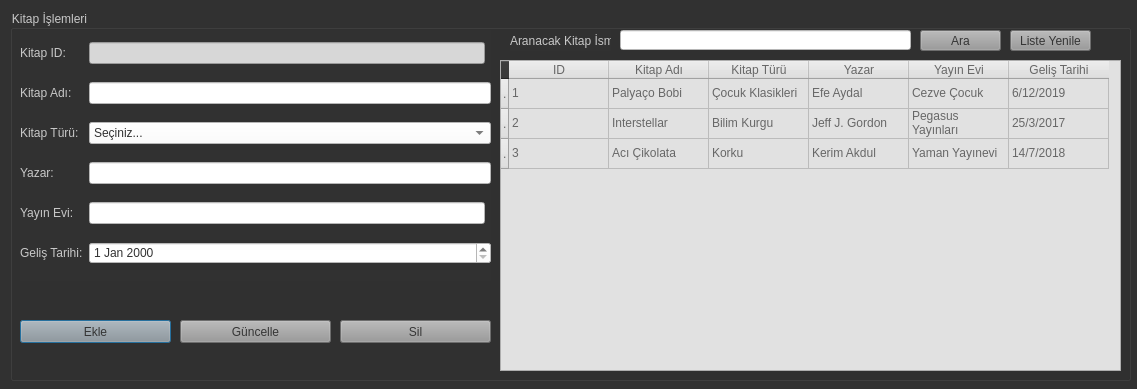
<?xml version="1.0" encoding="UTF-8"?>
<ui version="4.0">
 <class>bookDialog</class>
 <widget class="QDialog" name="bookDialog">
  <property name="geometry">
   <rect>
    <x>0</x>
    <y>0</y>
    <width>1137</width>
    <height>389</height>
   </rect>
  </property>
  <property name="windowTitle">
   <string>Dialog</string>
  </property>
  <property name="styleSheet">
   <string notr="true">background-color: rgb(49, 49, 49);</string>
  </property>
  <widget class="QGroupBox" name="groupBox">
   <property name="geometry">
    <rect>
     <x>10</x>
     <y>10</y>
     <width>1121</width>
     <height>371</height>
    </rect>
   </property>
   <property name="styleSheet">
    <string notr="true">
color: rgb(200, 200, 200);</string>
   </property>
   <property name="title">
    <string>Kitap İşlemleri</string>
   </property>
   <widget class="QWidget" name="gridLayoutWidget">
    <property name="geometry">
     <rect>
      <x>10</x>
      <y>20</y>
      <width>471</width>
      <height>251</height>
     </rect>
    </property>
    <layout class="QGridLayout" name="gridLayout">
     <item row="1" column="1" colspan="2">
      <widget class="QLineEdit" name="bookNameEdit">
       <property name="styleSheet">
        <string notr="true">background-color: rgb(255, 255, 255);
color: rgb(42, 42, 42);</string>
       </property>
       <property name="text">
        <string/>
       </property>
      </widget>
     </item>
     <item row="2" column="1" colspan="2">
      <widget class="QComboBox" name="bookTypeBox">
       <property name="styleSheet">
        <string notr="true">background-color: rgb(255, 255, 255);
color: rgb(50, 50, 50);</string>
       </property>
       <item>
        <property name="text">
         <string>Seçiniz...</string>
        </property>
       </item>
       <item>
        <property name="text">
         <string>Korku</string>
        </property>
       </item>
       <item>
        <property name="text">
         <string>Aksiyon</string>
        </property>
       </item>
       <item>
        <property name="text">
         <string>Bilim Kurgu</string>
        </property>
       </item>
       <item>
        <property name="text">
         <string>Eğitim</string>
        </property>
       </item>
       <item>
        <property name="text">
         <string>Çocuk Klasikleri</string>
        </property>
       </item>
       <item>
        <property name="text">
         <string>Fantastik</string>
        </property>
       </item>
       <item>
        <property name="text">
         <string>Kişisel Gelişim</string>
        </property>
       </item>
       <item>
        <property name="text">
         <string>Din Kültürü</string>
        </property>
       </item>
      </widget>
     </item>
     <item row="2" column="0">
      <widget class="QLabel" name="label_3">
       <property name="text">
        <string>Kitap Türü:</string>
       </property>
      </widget>
     </item>
     <item row="6" column="0">
      <widget class="QLabel" name="label_4">
       <property name="text">
        <string>Geliş Tarihi:</string>
       </property>
      </widget>
     </item>
     <item row="4" column="1" colspan="2">
      <widget class="QLineEdit" name="bookAuthorNameEdit">
       <property name="styleSheet">
        <string notr="true">background-color: rgb(255, 255, 255);
color: rgb(42, 42, 42);</string>
       </property>
       <property name="text">
        <string/>
       </property>
      </widget>
     </item>
     <item row="4" column="0">
      <widget class="QLabel" name="label">
       <property name="text">
        <string>Yazar:</string>
       </property>
      </widget>
     </item>
     <item row="1" column="0">
      <widget class="QLabel" name="label_2">
       <property name="text">
        <string>Kitap Adı:</string>
       </property>
      </widget>
     </item>
     <item row="5" column="0">
      <widget class="QLabel" name="label_5">
       <property name="text">
        <string>Yayın Evi:</string>
       </property>
      </widget>
     </item>
     <item row="6" column="1" colspan="2">
      <widget class="QDateEdit" name="bookArrivalDateEdit">
       <property name="styleSheet">
        <string notr="true">background-color: rgb(255, 255, 255);
color: rgb(50, 50, 50);</string>
       </property>
      </widget>
     </item>
     <item row="5" column="1">
      <widget class="QLineEdit" name="bookPublisherEdit">
       <property name="styleSheet">
        <string notr="true">background-color: rgb(255, 255, 255);
color: rgb(42, 42, 42);</string>
       </property>
       <property name="text">
        <string/>
       </property>
      </widget>
     </item>
     <item row="0" column="0">
      <widget class="QLabel" name="label_6">
       <property name="text">
        <string>Kitap ID:</string>
       </property>
      </widget>
     </item>
     <item row="0" column="1">
      <widget class="QLineEdit" name="bookIDLine">
       <property name="styleSheet">
        <string notr="true">background-color: rgb(215, 215, 215);
color: rgb(92, 92, 92);</string>
       </property>
      </widget>
     </item>
    </layout>
   </widget>
   <widget class="QTableWidget" name="bookTableWidget">
    <property name="geometry">
     <rect>
      <x>490</x>
      <y>50</y>
      <width>621</width>
      <height>311</height>
     </rect>
    </property>
    <property name="styleSheet">
     <string notr="true">
background-color: rgb(225, 225, 225);
color: rgb(103, 103, 103);</string>
    </property>
    <property name="showGrid">
     <bool>true</bool>
    </property>
    <property name="gridStyle">
     <enum>Qt::SolidLine</enum>
    </property>
    <property name="columnCount">
     <number>6</number>
    </property>
    <attribute name="horizontalHeaderHighlightSections">
     <bool>true</bool>
    </attribute>
    <attribute name="horizontalHeaderShowSortIndicator" stdset="0">
     <bool>false</bool>
    </attribute>
    <row>
     <property name="text">
      <string>.</string>
     </property>
    </row>
    <row>
     <property name="text">
      <string>.</string>
     </property>
    </row>
    <row>
     <property name="text">
      <string>.</string>
     </property>
    </row>
    <column>
     <property name="text">
      <string>ID</string>
     </property>
    </column>
    <column>
     <property name="text">
      <string>Kitap Adı</string>
     </property>
    </column>
    <column>
     <property name="text">
      <string>Kitap Türü</string>
     </property>
    </column>
    <column>
     <property name="text">
      <string>Yazar</string>
     </property>
    </column>
    <column>
     <property name="text">
      <string>Yayın Evi</string>
     </property>
    </column>
    <column>
     <property name="text">
      <string>Geliş Tarihi</string>
     </property>
    </column>
    <item row="0" column="0">
     <property name="text">
      <string>1</string>
     </property>
    </item>
    <item row="0" column="1">
     <property name="text">
      <string>Palyaço Bobi</string>
     </property>
    </item>
    <item row="0" column="2">
     <property name="text">
      <string>Çocuk Klasikleri</string>
     </property>
    </item>
    <item row="0" column="3">
     <property name="text">
      <string>Efe Aydal</string>
     </property>
    </item>
    <item row="0" column="4">
     <property name="text">
      <string>Cezve Çocuk</string>
     </property>
    </item>
    <item row="0" column="5">
     <property name="text">
      <string>6/12/2019</string>
     </property>
    </item>
    <item row="1" column="0">
     <property name="text">
      <string>2</string>
     </property>
    </item>
    <item row="1" column="1">
     <property name="text">
      <string>Interstellar</string>
     </property>
    </item>
    <item row="1" column="2">
     <property name="text">
      <string>Bilim Kurgu</string>
     </property>
    </item>
    <item row="1" column="3">
     <property name="text">
      <string>Jeff J. Gordon</string>
     </property>
    </item>
    <item row="1" column="4">
     <property name="text">
      <string>Pegasus Yayınları</string>
     </property>
    </item>
    <item row="1" column="5">
     <property name="text">
      <string>25/3/2017</string>
     </property>
    </item>
    <item row="2" column="0">
     <property name="text">
      <string>3</string>
     </property>
    </item>
    <item row="2" column="1">
     <property name="text">
      <string>Acı Çikolata</string>
     </property>
    </item>
    <item row="2" column="2">
     <property name="text">
      <string>Korku</string>
     </property>
    </item>
    <item row="2" column="3">
     <property name="text">
      <string>Kerim Akdul</string>
     </property>
    </item>
    <item row="2" column="4">
     <property name="text">
      <string>Yaman Yayınevi</string>
     </property>
    </item>
    <item row="2" column="5">
     <property name="text">
      <string>14/7/2018</string>
     </property>
    </item>
   </widget>
   <widget class="QPushButton" name="bookAddButton">
    <property name="geometry">
     <rect>
      <x>10</x>
      <y>310</y>
      <width>151</width>
      <height>23</height>
     </rect>
    </property>
    <property name="styleSheet">
     <string notr="true">background-color: rgb(152, 152, 152);
color: rgb(53, 53, 53);</string>
    </property>
    <property name="text">
     <string>Ekle</string>
    </property>
   </widget>
   <widget class="QPushButton" name="bookUpdateButton">
    <property name="geometry">
     <rect>
      <x>170</x>
      <y>310</y>
      <width>151</width>
      <height>23</height>
     </rect>
    </property>
    <property name="styleSheet">
     <string notr="true">background-color: rgb(152, 152, 152);
color: rgb(53, 53, 53);</string>
    </property>
    <property name="text">
     <string>Güncelle</string>
    </property>
   </widget>
   <widget class="QPushButton" name="bookDeleteButton">
    <property name="geometry">
     <rect>
      <x>330</x>
      <y>310</y>
      <width>151</width>
      <height>23</height>
     </rect>
    </property>
    <property name="styleSheet">
     <string notr="true">background-color: rgb(152, 152, 152);
color: rgb(53, 53, 53);</string>
    </property>
    <property name="text">
     <string>Sil</string>
    </property>
   </widget>
   <widget class="QPushButton" name="bookSearchButton">
    <property name="geometry">
     <rect>
      <x>910</x>
      <y>20</y>
      <width>81</width>
      <height>21</height>
     </rect>
    </property>
    <property name="styleSheet">
     <string notr="true">background-color: rgb(152, 152, 152);
color: rgb(53, 53, 53);</string>
    </property>
    <property name="text">
     <string>Ara</string>
    </property>
   </widget>
   <widget class="QLabel" name="label_7">
    <property name="geometry">
     <rect>
      <x>500</x>
      <y>20</y>
      <width>101</width>
      <height>21</height>
     </rect>
    </property>
    <property name="text">
     <string>Aranacak Kitap İsmi:</string>
    </property>
   </widget>
   <widget class="QLineEdit" name="bookSearchEdit">
    <property name="geometry">
     <rect>
      <x>610</x>
      <y>20</y>
      <width>291</width>
      <height>20</height>
     </rect>
    </property>
    <property name="styleSheet">
     <string notr="true">background-color: rgb(255, 255, 255);
color: rgb(42, 42, 42);</string>
    </property>
   </widget>
   <widget class="QPushButton" name="bookListUpdateButton">
    <property name="geometry">
     <rect>
      <x>1000</x>
      <y>20</y>
      <width>81</width>
      <height>21</height>
     </rect>
    </property>
    <property name="styleSheet">
     <string notr="true">background-color: rgb(152, 152, 152);
color: rgb(53, 53, 53);</string>
    </property>
    <property name="text">
     <string>Liste Yenile</string>
    </property>
   </widget>
  </widget>
 </widget>
 <resources/>
 <connections/>
</ui>
